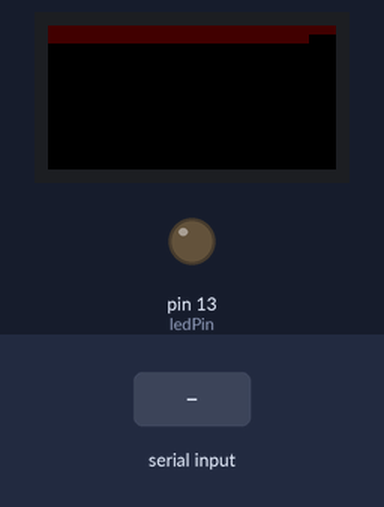
Recording of a sketch running on a simulated Arduino Mega 2560, built with avr-gcc and run on an emulated ATmega2560. Parts: 32×16 colour display, output pins drawn as LEDs (lit = HIGH). Inputs (shaded band) come from the test bench. What the sketch prints to the serial monitor is not drawn.

Above: at 0.47 s.
At 1.2 s:
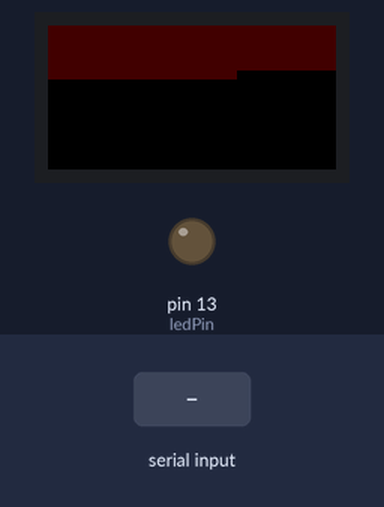
1.3 s: "x" received over the second serial link
At 6.6 s:
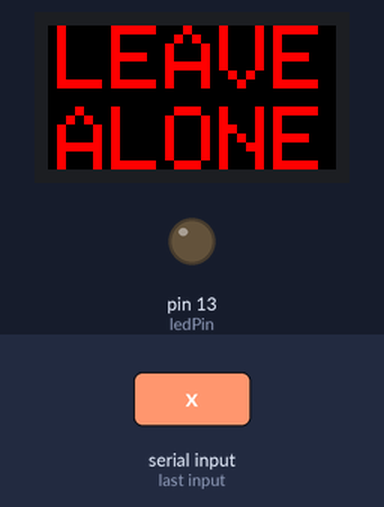
Timing chart, 0 to 8.1 s (numbered marks = the images above; inputs shaded):
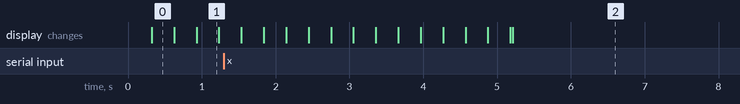

Measured:
- after the input at 1.3 s, the display: first differs from a run without the input after 3.9 s (image 2)

The sketch:

fortnite-helper-bluetooth-mega.ino
```cpp
// This is specifically written for the Arduino Mega 2560
#include <RGBmatrixPanel.h>
#define ledPin 13
#define CLK 11
#define OE 9
#define LAT 10
#define A A0
#define B A1
#define C A2

RGBmatrixPanel matrix(A, B, C, CLK, LAT, OE, false);

char state = '3';
String currentlyRendered = String("");

void setup()
{
  pinMode(ledPin, OUTPUT);
  matrix.begin();
  uint8_t r = 0, g = 0, b = 0;
  Serial.begin(9600);
  Serial1.begin(38400);
}

void loop()
{
  if (Serial1.available())
  {
    Serial.println("reading serial");
    int interimState = Serial1.read();
    if (interimState == 0)
    {
      state = '0';
    }
    else if (interimState == 120)
    {
      state = '1';
    }
    else if (interimState == 248)
    {
      state = '2';
    }
    Serial.println(interimState);
  }
  if (state == '0' && currentlyRendered != "bringSoda")
  {
    clearScreen();
    currentlyRendered = "bringSoda";
    bringSoda();
  }
  else if (state == '1' && currentlyRendered != "leaveAlone")
  {
    currentlyRendered = "leaveAlone";
    leaveAlone();
  }
  else if (state == '2' && currentlyRendered != "fortniteTime")
  {
    clearScreen();
    currentlyRendered = "fortniteTime";
    fortniteTime();
  }
  else if (state == '3')
  {
    clearScreen();
    for (int y = 0; y < 16; y++)
    {
      for (int x = 0; x < 32; x++)
      {
        placeHolder(x, y, 2);
        delay(5);
      }
    }
    for (int y = 0; y < 16; y++)
    {
      for (int x = 0; x < 32; x++)
      {
        placeHolder(x, y, 0);
        delay(5);
      }
    }
  }
}

void clearScreen()
{
  matrix.fillScreen(matrix.Color333(0, 0, 0));
}

void placeHolder(int x, int y, int red)
{
  matrix.drawPixel(x, y, matrix.Color333(red, 0, 0));
}

void fortniteTime()
{
  // draw some text!
  matrix.setCursor(1, 0); // start at top left, with one pixel of spacing
  matrix.setTextSize(1);  // size 1 == 8 pixels high

  // print each letter with a rainbow color
  matrix.setTextColor(matrix.Color333(0, 0, 6));
  matrix.print('F');
  matrix.setTextColor(matrix.Color333(0, 0, 6));
  matrix.print('O');
  matrix.setTextColor(matrix.Color333(0, 0, 6));
  matrix.print('R');
  matrix.setTextColor(matrix.Color333(0, 0, 6));
  matrix.print('T');
  //matrix.setTextColor(matrix.Color333(2,1,1));
  //matrix.print('');

  matrix.setCursor(1, 9);
  matrix.setTextColor(matrix.Color333(0, 0, 6));
  matrix.print('N');
  matrix.setTextColor(matrix.Color333(0, 0, 6));
  matrix.print('I');
  matrix.setTextColor(matrix.Color333(0, 0, 6));
  matrix.print('T');
  matrix.setTextColor(matrix.Color333(0, 0, 6));
  matrix.print("E");
  matrix.setTextColor(matrix.Color333(0, 0, 6));
  matrix.print("!");
}

void bringSoda()
{
  // draw some text!
  matrix.setCursor(1, 0); // start at top left, with one pixel of spacing
  matrix.setTextSize(1);  // size 1 == 8 pixels high

  // print each letter with a rainbow color
  matrix.setTextColor(matrix.Color333(2, 1, 1));
  matrix.print('B');
  matrix.setTextColor(matrix.Color333(2, 1, 1));
  matrix.print('R');
  matrix.setTextColor(matrix.Color333(2, 1, 1));
  matrix.print('I');
  matrix.setTextColor(matrix.Color333(2, 1, 1));
  matrix.print('N');
  matrix.setTextColor(matrix.Color333(2, 1, 1));
  matrix.print('G');

  matrix.setCursor(1, 9);
  matrix.setTextColor(matrix.Color333(2, 1, 1));
  matrix.print('S');
  matrix.setTextColor(matrix.Color333(2, 1, 1));
  matrix.print('O');
  matrix.setTextColor(matrix.Color333(2, 1, 1));
  matrix.print('D');
  matrix.setTextColor(matrix.Color333(2, 1, 1));
  matrix.print("A");
  matrix.setTextColor(matrix.Color333(2, 1, 1));
  matrix.print("!");
}

void leaveAlone()
{
  // draw some text!
  matrix.setCursor(1, 0); // start at top left, with one pixel of spacing
  matrix.setTextSize(1);  // size 1 == 8 pixels high

  // print each letter with a rainbow color
  matrix.setTextColor(matrix.Color333(7, 0, 0));
  matrix.print('L');
  matrix.setTextColor(matrix.Color333(7, 0, 0));
  matrix.print('E');
  matrix.setTextColor(matrix.Color333(7, 0, 0));
  matrix.print('A');
  matrix.setTextColor(matrix.Color333(7, 0, 0));
  matrix.print('V');
  matrix.setTextColor(matrix.Color333(7, 0, 0));
  matrix.print('E');

  matrix.setCursor(1, 9); // next line
  matrix.setTextColor(matrix.Color333(7, 0, 0));
  matrix.print('A');
  matrix.setTextColor(matrix.Color333(7, 0, 0));
  matrix.print('L');
  matrix.setTextColor(matrix.Color333(7, 0, 0));
  matrix.print('O');
  matrix.setTextColor(matrix.Color333(7, 0, 0));
  matrix.print("N");
  matrix.setTextColor(matrix.Color333(7, 0, 0));
  matrix.print("E");
}
```
